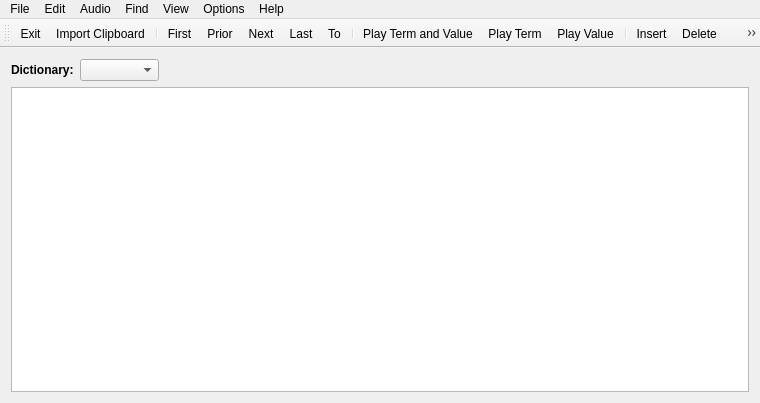
<?xml version="1.0" encoding="UTF-8"?>
<ui version="4.0">
 <class>UiMain</class>
 <widget class="QMainWindow" name="UiMain">
  <property name="geometry">
   <rect>
    <x>0</x>
    <y>0</y>
    <width>760</width>
    <height>403</height>
   </rect>
  </property>
  <property name="windowIcon">
   <iconset resource="../Resources/App.qrc">
    <normaloff>:/App.png</normaloff>:/App.png</iconset>
  </property>
  <widget class="QWidget" name="centralWidget">
   <layout class="QGridLayout" name="gridLayout">
    <item row="0" column="0">
     <layout class="QVBoxLayout" name="verticalLayout">
      <item>
       <layout class="QHBoxLayout" name="horizontalLayout">
        <item>
         <widget class="QLabel" name="label_2">
          <property name="text">
           <string>&lt;b&gt;Dictionary:&lt;/b&gt;</string>
          </property>
         </widget>
        </item>
        <item>
         <widget class="QComboBox" name="cboDictPath">
          <property name="font">
           <font>
            <weight>75</weight>
            <bold>true</bold>
           </font>
          </property>
         </widget>
        </item>
        <item>
         <widget class="QLabel" name="lblDictInfo">
          <property name="text">
           <string/>
          </property>
         </widget>
        </item>
        <item>
         <spacer name="horizontalSpacer">
          <property name="orientation">
           <enum>Qt::Horizontal</enum>
          </property>
          <property name="sizeHint" stdset="0">
           <size>
            <width>40</width>
            <height>20</height>
           </size>
          </property>
         </spacer>
        </item>
       </layout>
      </item>
      <item>
       <widget class="QTableView" name="tvInfo"/>
      </item>
     </layout>
    </item>
   </layout>
  </widget>
  <widget class="QMenuBar" name="menuBar">
   <property name="geometry">
    <rect>
     <x>0</x>
     <y>0</y>
     <width>760</width>
     <height>20</height>
    </rect>
   </property>
   <widget class="QMenu" name="menuFile">
    <property name="title">
     <string>File</string>
    </property>
    <addaction name="actFile_CreateDb"/>
    <addaction name="separator"/>
    <addaction name="actFile_QuickTranslateClipboard"/>
    <addaction name="separator"/>
    <addaction name="actFile_ImportCsv"/>
    <addaction name="actFile_ImportCsvClipboard"/>
    <addaction name="actFile_ImportClipboard"/>
    <addaction name="separator"/>
    <addaction name="actFile_ExportCsv"/>
    <addaction name="actFile_ExportPdf"/>
    <addaction name="actFile_ExportClipboard"/>
    <addaction name="separator"/>
    <addaction name="actFile_Mute"/>
    <addaction name="actFile_Exit"/>
   </widget>
   <widget class="QMenu" name="menuEdit">
    <property name="title">
     <string>Edit</string>
    </property>
    <addaction name="actEdit_First"/>
    <addaction name="actEdit_Prior"/>
    <addaction name="actEdit_Next"/>
    <addaction name="actEdit_Last"/>
    <addaction name="actEdit_To"/>
    <addaction name="separator"/>
    <addaction name="actEdit_Insert"/>
    <addaction name="actEdit_Delete"/>
    <addaction name="actEdit_Edit"/>
    <addaction name="actEdit_Learned"/>
    <addaction name="actEdit_Marked"/>
    <addaction name="separator"/>
   </widget>
   <widget class="QMenu" name="menuView">
    <property name="title">
     <string>View</string>
    </property>
    <addaction name="actView_ShowHide"/>
    <addaction name="separator"/>
    <addaction name="actView_ZoomIn"/>
    <addaction name="actView_ZoomOut"/>
    <addaction name="actView_ZoomDefault"/>
   </widget>
   <widget class="QMenu" name="menuOptions">
    <property name="title">
     <string>Options</string>
    </property>
    <addaction name="actOptions_TagsEditor"/>
    <addaction name="actOptions_Trainer"/>
    <addaction name="actOptions_Settings"/>
   </widget>
   <widget class="QMenu" name="menuHelp">
    <property name="title">
     <string>Help</string>
    </property>
    <addaction name="actHelp_About"/>
   </widget>
   <widget class="QMenu" name="menuFind">
    <property name="title">
     <string>Find</string>
    </property>
    <addaction name="actFind_Search"/>
   </widget>
   <widget class="QMenu" name="menuAudio">
    <property name="title">
     <string>Audio</string>
    </property>
    <addaction name="actEdit_PlayTermValue"/>
    <addaction name="actEdit_PlayTerm"/>
    <addaction name="actEdit_PlayValue"/>
   </widget>
   <addaction name="menuFile"/>
   <addaction name="menuEdit"/>
   <addaction name="menuAudio"/>
   <addaction name="menuFind"/>
   <addaction name="menuView"/>
   <addaction name="menuOptions"/>
   <addaction name="menuHelp"/>
  </widget>
  <widget class="QToolBar" name="toolBar">
   <property name="windowTitle">
    <string>toolBar</string>
   </property>
   <attribute name="toolBarArea">
    <enum>TopToolBarArea</enum>
   </attribute>
   <attribute name="toolBarBreak">
    <bool>false</bool>
   </attribute>
   <addaction name="actFile_Exit"/>
   <addaction name="actFile_ImportClipboard"/>
   <addaction name="separator"/>
   <addaction name="actEdit_First"/>
   <addaction name="actEdit_Prior"/>
   <addaction name="actEdit_Next"/>
   <addaction name="actEdit_Last"/>
   <addaction name="actEdit_To"/>
   <addaction name="separator"/>
   <addaction name="actEdit_PlayTermValue"/>
   <addaction name="actEdit_PlayTerm"/>
   <addaction name="actEdit_PlayValue"/>
   <addaction name="separator"/>
   <addaction name="actEdit_Insert"/>
   <addaction name="actEdit_Delete"/>
   <addaction name="actEdit_Edit"/>
   <addaction name="actEdit_Learned"/>
   <addaction name="actEdit_Marked"/>
   <addaction name="separator"/>
   <addaction name="actFind_Search"/>
   <addaction name="separator"/>
   <addaction name="actView_ShowHide"/>
   <addaction name="separator"/>
   <addaction name="actOptions_TagsEditor"/>
   <addaction name="actOptions_Settings"/>
  </widget>
  <action name="actFile_CreateDb">
   <property name="icon">
    <iconset resource="../Resources/App.qrc">
     <normaloff>:/Menu/Menu/createDb.png</normaloff>:/Menu/Menu/createDb.png</iconset>
   </property>
   <property name="text">
    <string>Create Db...</string>
   </property>
   <property name="shortcut">
    <string>Ctrl+N</string>
   </property>
  </action>
  <action name="actFile_ImportCsv">
   <property name="icon">
    <iconset resource="../Resources/App.qrc">
     <normaloff>:/Menu/Menu/ImportCsv.png</normaloff>:/Menu/Menu/ImportCsv.png</iconset>
   </property>
   <property name="text">
    <string>Import CSV...</string>
   </property>
   <property name="toolTip">
    <string>Import CSV</string>
   </property>
  </action>
  <action name="actFile_ExportCsv">
   <property name="icon">
    <iconset resource="../Resources/App.qrc">
     <normaloff>:/Menu/Menu/exportCsv.png</normaloff>:/Menu/Menu/exportCsv.png</iconset>
   </property>
   <property name="text">
    <string>Export CSV...</string>
   </property>
  </action>
  <action name="actFile_ExportPdf">
   <property name="icon">
    <iconset resource="../Resources/App.qrc">
     <normaloff>:/Menu/Menu/exportPdf.png</normaloff>:/Menu/Menu/exportPdf.png</iconset>
   </property>
   <property name="text">
    <string>Export PDF...</string>
   </property>
  </action>
  <action name="actFile_Exit">
   <property name="icon">
    <iconset resource="../Resources/App.qrc">
     <normaloff>:/Menu/Menu/Exit.png</normaloff>:/Menu/Menu/Exit.png</iconset>
   </property>
   <property name="text">
    <string>Exit</string>
   </property>
   <property name="shortcut">
    <string>Ctrl+Q</string>
   </property>
  </action>
  <action name="actEdit_First">
   <property name="icon">
    <iconset resource="../Resources/App.qrc">
     <normaloff>:/Menu/Menu/First.png</normaloff>:/Menu/Menu/First.png</iconset>
   </property>
   <property name="text">
    <string>First</string>
   </property>
   <property name="shortcut">
    <string>Ctrl+Home</string>
   </property>
  </action>
  <action name="actEdit_Next">
   <property name="icon">
    <iconset resource="../Resources/App.qrc">
     <normaloff>:/Menu/Menu/Next.png</normaloff>:/Menu/Menu/Next.png</iconset>
   </property>
   <property name="text">
    <string>Next</string>
   </property>
  </action>
  <action name="actEdit_Last">
   <property name="icon">
    <iconset resource="../Resources/App.qrc">
     <normaloff>:/Menu/Menu/Last.png</normaloff>:/Menu/Menu/Last.png</iconset>
   </property>
   <property name="text">
    <string>Last</string>
   </property>
   <property name="shortcut">
    <string>Ctrl+End</string>
   </property>
  </action>
  <action name="actEdit_Insert">
   <property name="icon">
    <iconset resource="../Resources/App.qrc">
     <normaloff>:/Menu/Menu/Insert.png</normaloff>:/Menu/Menu/Insert.png</iconset>
   </property>
   <property name="text">
    <string>Insert</string>
   </property>
   <property name="shortcut">
    <string>Ins</string>
   </property>
  </action>
  <action name="actEdit_Delete">
   <property name="icon">
    <iconset resource="../Resources/App.qrc">
     <normaloff>:/Menu/Menu/Delete.png</normaloff>:/Menu/Menu/Delete.png</iconset>
   </property>
   <property name="text">
    <string>Delete</string>
   </property>
   <property name="shortcut">
    <string>Del</string>
   </property>
  </action>
  <action name="actEdit_Prior">
   <property name="icon">
    <iconset resource="../Resources/App.qrc">
     <normaloff>:/Menu/Menu/Prior.png</normaloff>:/Menu/Menu/Prior.png</iconset>
   </property>
   <property name="text">
    <string>Prior</string>
   </property>
  </action>
  <action name="actEdit_Edit">
   <property name="icon">
    <iconset resource="../Resources/App.qrc">
     <normaloff>:/Menu/Menu/Edit.png</normaloff>:/Menu/Menu/Edit.png</iconset>
   </property>
   <property name="text">
    <string>Edit</string>
   </property>
   <property name="shortcut">
    <string>F2</string>
   </property>
  </action>
  <action name="actFind_Search">
   <property name="icon">
    <iconset resource="../Resources/App.qrc">
     <normaloff>:/Menu/Menu/Search.png</normaloff>:/Menu/Menu/Search.png</iconset>
   </property>
   <property name="text">
    <string>Search...</string>
   </property>
   <property name="shortcut">
    <string>F3</string>
   </property>
  </action>
  <action name="actView_ZoomIn">
   <property name="icon">
    <iconset resource="../Resources/App.qrc">
     <normaloff>:/Menu/Menu/ZoomIn.png</normaloff>:/Menu/Menu/ZoomIn.png</iconset>
   </property>
   <property name="text">
    <string>Zoom In</string>
   </property>
   <property name="shortcut">
    <string>Ctrl++</string>
   </property>
  </action>
  <action name="actView_ZoomOut">
   <property name="icon">
    <iconset resource="../Resources/App.qrc">
     <normaloff>:/Menu/Menu/ZoomOut.png</normaloff>:/Menu/Menu/ZoomOut.png</iconset>
   </property>
   <property name="text">
    <string>Zoom Out</string>
   </property>
   <property name="shortcut">
    <string>Ctrl+-</string>
   </property>
  </action>
  <action name="actView_ZoomDefault">
   <property name="icon">
    <iconset resource="../Resources/App.qrc">
     <normaloff>:/Menu/Menu/ZoomDefault.png</normaloff>:/Menu/Menu/ZoomDefault.png</iconset>
   </property>
   <property name="text">
    <string>Zoom Default</string>
   </property>
   <property name="shortcut">
    <string>Ctrl+.</string>
   </property>
  </action>
  <action name="actOptions_Settings">
   <property name="icon">
    <iconset resource="../Resources/App.qrc">
     <normaloff>:/Menu/Menu/Options.png</normaloff>:/Menu/Menu/Options.png</iconset>
   </property>
   <property name="text">
    <string>Settings...</string>
   </property>
   <property name="shortcut">
    <string>Ctrl+P</string>
   </property>
  </action>
  <action name="actHelp_Faq">
   <property name="icon">
    <iconset resource="../Resources/App.qrc">
     <normaloff>:/Menu/Menu/Faq.png</normaloff>:/Menu/Menu/Faq.png</iconset>
   </property>
   <property name="text">
    <string>FAQ</string>
   </property>
   <property name="toolTip">
    <string>FAQ</string>
   </property>
  </action>
  <action name="actHelp_About">
   <property name="icon">
    <iconset resource="../Resources/App.qrc">
     <normaloff>:/Menu/Menu/About.png</normaloff>:/Menu/Menu/About.png</iconset>
   </property>
   <property name="text">
    <string>About</string>
   </property>
  </action>
  <action name="actEdit_To">
   <property name="icon">
    <iconset resource="../Resources/App.qrc">
     <normaloff>:/Menu/Menu/GoTo.png</normaloff>:/Menu/Menu/GoTo.png</iconset>
   </property>
   <property name="text">
    <string>To...</string>
   </property>
   <property name="shortcut">
    <string>Ctrl+G</string>
   </property>
  </action>
  <action name="actFile_ImportClipboard">
   <property name="icon">
    <iconset resource="../Resources/App.qrc">
     <normaloff>:/Menu/Menu/ImportClipboard.png</normaloff>:/Menu/Menu/ImportClipboard.png</iconset>
   </property>
   <property name="text">
    <string>Import Clipboard...</string>
   </property>
   <property name="shortcut">
    <string>Ctrl+V</string>
   </property>
  </action>
  <action name="actEdit_PlayTerm">
   <property name="icon">
    <iconset resource="../Resources/App.qrc">
     <normaloff>:/Menu/Menu/PlaySound.png</normaloff>:/Menu/Menu/PlaySound.png</iconset>
   </property>
   <property name="text">
    <string>Play Term</string>
   </property>
   <property name="toolTip">
    <string>Play Term</string>
   </property>
  </action>
  <action name="actEdit_PlayValue">
   <property name="icon">
    <iconset resource="../Resources/App.qrc">
     <normaloff>:/Menu/Menu/PlaySound.png</normaloff>:/Menu/Menu/PlaySound.png</iconset>
   </property>
   <property name="text">
    <string>Play Value</string>
   </property>
   <property name="toolTip">
    <string>Play Value</string>
   </property>
  </action>
  <action name="actEdit_PlayTermValue">
   <property name="icon">
    <iconset resource="../Resources/App.qrc">
     <normaloff>:/Menu/Menu/PlaySound.png</normaloff>:/Menu/Menu/PlaySound.png</iconset>
   </property>
   <property name="text">
    <string>Play Term and Value</string>
   </property>
   <property name="toolTip">
    <string>Play Term and Value</string>
   </property>
   <property name="shortcut">
    <string>Ctrl+P</string>
   </property>
  </action>
  <action name="actEdit_Learned">
   <property name="icon">
    <iconset resource="../Resources/App.qrc">
     <normaloff>:/Menu/Menu/Learned.png</normaloff>:/Menu/Menu/Learned.png</iconset>
   </property>
   <property name="text">
    <string>Learned</string>
   </property>
   <property name="shortcut">
    <string>Ctrl+L</string>
   </property>
  </action>
  <action name="actEdit_Marked">
   <property name="icon">
    <iconset resource="../Resources/App.qrc">
     <normaloff>:/Menu/Menu/Marked.png</normaloff>:/Menu/Menu/Marked.png</iconset>
   </property>
   <property name="text">
    <string>Marked</string>
   </property>
   <property name="toolTip">
    <string>Marked</string>
   </property>
   <property name="shortcut">
    <string>Ctrl+M</string>
   </property>
  </action>
  <action name="actView_ShowHide">
   <property name="icon">
    <iconset resource="../Resources/App.qrc">
     <normaloff>:/Menu/Menu/ShowHide.png</normaloff>:/Menu/Menu/ShowHide.png</iconset>
   </property>
   <property name="text">
    <string>Show/Hide</string>
   </property>
   <property name="toolTip">
    <string>Show/Hide</string>
   </property>
   <property name="shortcut">
    <string>Ctrl+H</string>
   </property>
  </action>
  <action name="actOptions_TagsEditor">
   <property name="icon">
    <iconset resource="../Resources/App.qrc">
     <normaloff>:/Menu/Menu/TagsEditor.png</normaloff>:/Menu/Menu/TagsEditor.png</iconset>
   </property>
   <property name="text">
    <string>Tags Editor...</string>
   </property>
   <property name="toolTip">
    <string>Tags Editor...</string>
   </property>
   <property name="shortcut">
    <string>Ctrl+E</string>
   </property>
  </action>
  <action name="actFile_ExportClipboard">
   <property name="icon">
    <iconset resource="../Resources/App.qrc">
     <normaloff>:/Menu/Menu/ExportClipboard.png</normaloff>:/Menu/Menu/ExportClipboard.png</iconset>
   </property>
   <property name="text">
    <string>Export Clipboard</string>
   </property>
   <property name="toolTip">
    <string>Export Clipboard</string>
   </property>
   <property name="shortcut">
    <string>Ctrl+C</string>
   </property>
  </action>
  <action name="actFile_QuickTranslateClipboard">
   <property name="text">
    <string>Quick Translate Clipboard...</string>
   </property>
   <property name="toolTip">
    <string>Quick Translate Clipboard</string>
   </property>
  </action>
  <action name="actFile_Mute">
   <property name="text">
    <string>Mute</string>
   </property>
  </action>
  <action name="actFile_ImportCsvClipboard">
   <property name="icon">
    <iconset resource="../Resources/App.qrc">
     <normaloff>:/Menu/Menu/ImportClipboard.png</normaloff>:/Menu/Menu/ImportClipboard.png</iconset>
   </property>
   <property name="text">
    <string>Import CSV Clipboard</string>
   </property>
  </action>
  <action name="actOptions_Trainer">
   <property name="text">
    <string>Trainer</string>
   </property>
   <property name="shortcut">
    <string>Ctrl+T</string>
   </property>
  </action>
 </widget>
 <layoutdefault spacing="6" margin="11"/>
 <resources>
  <include location="../Resources/App.qrc"/>
 </resources>
 <connections/>
</ui>
